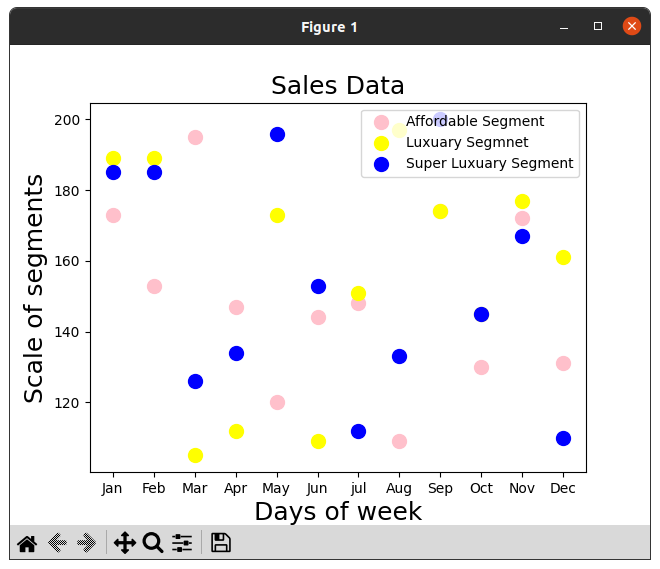

Write Python code to recreate this figure.
import numpy as np
import matplotlib.pyplot as plt
print("University No: SJC22MCA-2021 \nName: Christin Benny \nBatch: S3 MCA \n______________________________________\n")

product=['Jan','Feb','Mar','Apr','May','Jun','jul','Aug','Sep','Oct','Nov','Dec']
affordable_segment=[173,153,195,147,120,144,148,109,174,130,172,131]
luxuary_segment=[189,189,105,112,173,109,151,197,174,145,177,161]
super_luxuary=[185,185,126,134,196,153,112,133,200,145,167,110]
plt.scatter(product,affordable_segment,c='pink',s=100,label='Affordable Segment')
plt.scatter(product,luxuary_segment,c='yellow',s=100,label='Luxuary Segmnet')
plt.scatter(product,super_luxuary,c='blue',s=100,label='Super Luxuary Segment')
plt.xlabel('Days of week',fontsize=18)
plt.ylabel('Scale of segments',fontsize=18)
plt.title('Sales Data',fontsize=18)
plt.legend()
plt.show()
